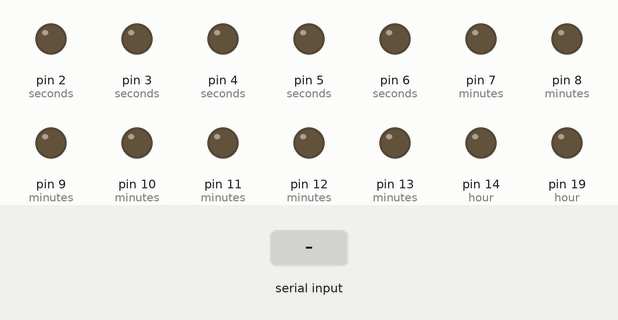
This sketch was run on a simulated Arduino Uno, built with avr-gcc and run on an emulated ATmega328P. Shown: output pins drawn as LEDs (lit = HIGH). The test bench sets the inputs (shaded band). Pins used as bus, display or sensor lines are not drawn; what the sketch prints to the serial monitor is not drawn.

Above: at 0.8 s.
0.9 s: "90,45\n" received over Serial
2.4 s: "2\n" received over Serial
3.9 s: "30,150\n" received over Serial
At 6.3 s:
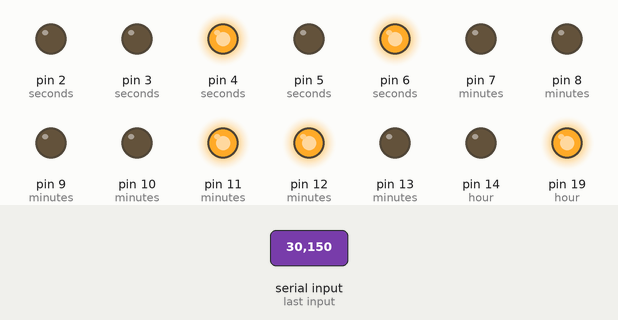
At 9.3 s:
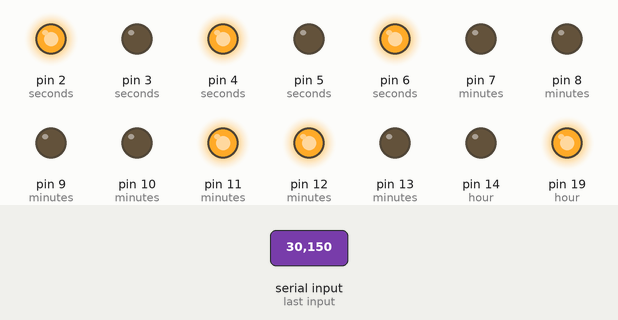
Timing chart, 0 to 15.4 s (numbered marks = the images above; inputs shaded):
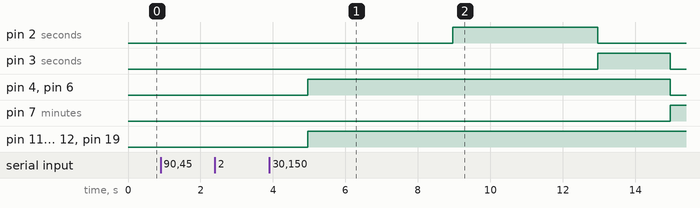

The sketch:

s_04_binary_clock.ino
```cpp
/*
* Author: Mateus Mendelson
* Web: https://sites.google.com/site/mateusmendelson/
*
* Project: Binary Clock.
* Date: 20/08/2013
*
*/

/* Headers */
#include <TimerOne.h>

/* Matrices */
// This matrix contains the binary numbers, from 0 to 9. Note that they have been inverted (the most left bit is the LSB)
boolean number [10][4] = {
  /* 0 = */ 0, 0, 0, 0,
  /* 1 = */ 1, 0, 0, 0,
  /* 2 = */ 0, 1, 0, 0,
  /* 3 = */ 1, 1, 0, 0,
  /* 4 = */ 0, 0, 1, 0,
  /* 5 = */ 1, 0, 1, 0,
  /* 6 = */ 0, 1, 1, 0,
  /* 7 = */ 1, 1, 1, 0,
  /* 8 = */ 0, 0, 0, 1,
  /* 9 = */ 1, 0, 0, 1
};

// Clock pins
int seconds[2][4] = {
  {0, 1, 2, 3},
  {4, 5, 6}
};

int minutes[2][4] = {
  {7, 8, 9, 10},
  {11, 12, 13}
};

/* Note that analog pins are also represented by numbers. So:
* Analog0 = 14
* Analog1 = 15
* Analog2 = 16
* Analog3 = 17
* Analog4 = 18
* Analog5 = 19
*
*/
int hour[2][4] = {
  {14, 15, 16, 17},
  {18, 19}
};

/* Vectors */
// This vector controls the clock
int control[6] = {0, 0, 0, 0, 0, 0};

/* Setup */
void setup ()
{
  int i;

  // Setting pins
  for (i = 0; i <= 3; i++)
  {
    pinMode (seconds[0][i], OUTPUT);
  }

  for (i = 0; i <= 2; i++)
  {
    pinMode (seconds[1][i], OUTPUT);
  }

  for (i = 0; i <= 3; i++)
  {
    pinMode (minutes[0][i], OUTPUT);
  }

  for (i = 0; i <= 3; i++)
  {
    pinMode (minutes[1][i], OUTPUT);
  }

  for (i = 0; i <= 3; i++)
  {
    pinMode (hour[0][i], OUTPUT);
  }

  for (i = 0; i <= 1; i++)
  {
    pinMode (hour[1][i], OUTPUT);
  }

  // Setting initial time
  Serial.begin (9600);
  setTime ();
  // We have to stop serial communication in order to use pins 0 and 1
  // Comment the following line in order to use the function "void print_state ()" (for debug purposes)
  Serial.end ();

  // Setting timer
  Timer1.initialize (1000000); // set a timer of length 1000000 microseconds (or 1.0 sec - or 1Hz) => the clock will be updated every 1 second
  Timer1.attachInterrupt ( update_clock_state ); // attach the service routine here
}

/* Main loop */
void loop ()
{
  // Do nothing, wait for Timer1 to call clock's update
}

// This function sets a time, so that the clock can start counting
void setTime ()
{
  // Initial time
  int h[2] = {0, 0};
  int m[2] = {0, 0};
  int s[2] = {0, 0};
  unsigned long waiting = 3000000;
  boolean input = false;

  Serial.println ("\n----- Enter current time -----");

  // This loop checks if the input is a valid hour
  do
  {
    Serial.print ("=> Hours (24h pattern, 2 digits): ");
    while ( !Serial.available() && waiting > 0)
    {
      waiting--;
      // waiting for input data
    }
    // Checking if there was input data
    if (waiting > 0)
    {
      input = true;
    }
    if (input)
    {
      h[1] = Serial.read () - 48; // Since "Serial.read ()" reads its input's ascii value, we have to decrease 48 in order store the correct value
    }

    while ( !Serial.available() && waiting > 0)
    {
      // waiting for input data
    }
    if (input)
    {
      h[0] = Serial.read () - 48;
    }

    Serial.print (h[1]);
    Serial.println (h[0]);
  }while ( (h[1] == 2 && h[0] >= 4) || h[1] >= 3 || h[1] < 0 );

  // This loop checks if the input is a valid minute
  do
  {
    Serial.print ("=> Minutes (2 digits): ");
    while ( !Serial.available() && waiting > 0)
    {
      // waiting for input data
    }
    if (input)
    {
      m[1] = Serial.read () - 48;
    }

    while ( !Serial.available() && waiting > 0)
    {
      // waiting for input data
    }
    if (input)
    {
      m[0] = Serial.read () - 48;
    }
    Serial.print (m[1]);
    Serial.println (m[0]);
  }while ( m[1] == 6 || m[1] < 0 );

  // This loop checks if the input is a valid second
  do
  {
    Serial.print ("=> Seconds (2 digits): ");
    while ( !Serial.available() && waiting > 0)
    {
      // waiting for input data
    }
    if (input)
    {
      s[1] = Serial.read () - 48;
    }

    while ( !Serial.available() && waiting > 0)
    {
      // waiting for input data
    }
    if (input)
    {
      s[0] = Serial.read () - 48;
    }
    Serial.print (s[1]);
    Serial.println (s[0]);
  }while ( s[1] == 6 || s[1] < 0 );


  // Setting clock state
  control[0] = s[0] - 1;
  control[1] = s[1];
  control[2] = m[0];
  control[3] = m[1];
  control[4] = h[0];
  control[5] = h[1];
}

// Updating clock stete
void update_clock_state ()
{
  for (int i = 0; i < 6; i++)
  {
    switch (i)
    {
      // First digit (seconds) and First digit (minutes)
      case 0:
        if (control[i] <= 8)
        {
          control[i]++;
        }
        else
        {
          control[i] = 0;
          control[i + 1]++;
        }

        break;
      case 1:
        if (control[i] > 5)
        {
          control[i] = 0;
          control[i + 1]++;
        }

        break;
      case 2:
        if (control[i] > 9)
        {
          control[i] = 0;
          control[i + 1]++;
        }

        break;
      // Second digit (seconds) and Second digit (minutes)
      case 3:
        if (control[i] > 5)
        {
          control[i] = 0;
          control[i + 1]++;
        }

        break;
      // First and Second digits (hours)
      case 4:
        if (control[i] > 9)
        {
          control[i] = 0;
          control[i + 1]++;
        }

        break;
      case 5:
        if (control[i - 1] >= 4 && control[i] == 2)
        {
          reset_control ();
        }

        break;
    }
  }

  // Updating LEDs
  update_leds ();

  //print_state ();
}

// Resets the clock, that is, mid-night
void reset_control ()
{
  for (int i = 0; i <= 5; i++)
  {
    control[i] = 0;
  }
}

// Sets output LEDs to the current state of the clock
void update_leds ()
{
  setSeconds ();
  setMinutes ();
  setHour ();
}

// Sets seconds' vectors
void setSeconds ()
{
  flash (number[control[0]], seconds[0], 4);
  flash (number[control[1]], seconds[1], 3);
}

// Sets minutes' vectors
void setMinutes ()
{
  flash (number[control[2]], minutes[0], 4);
  flash (number[control[3]], minutes[1], 3);
}

// Sets hours' vectors
void setHour ()
{
  flash (number[control[4]], hour[0], 4);
  flash (number[control[5]], hour[1], 2);
}

// Sets a LED vector
void flash (boolean vector[4], int* pins, int size_pins)
{
  int i;

  for (i = 0; i < size_pins; i++)
  {
    digitalWrite (pins[i], vector[i]);
  }
}

// This function prints the current clock's state (for debug purposes)
void print_state ()
{
  Serial.print (control[5]);
  Serial.print (control[4]);
  Serial.print ("|");
  Serial.print (control[3]);
  Serial.print (control[2]);
  Serial.print ("|");
  Serial.print (control[1]);
  Serial.println (control[0]);
}
```

Measured:
- after the input at 0.9 s, every drawn part: stays the same
- after the input at 2.4 s, every drawn part: stays the same
- after the input at 3.9 s, pin 2 (seconds): LOW → HIGH after 5.1 s, → LOW 4.0 s later; pin 3 (seconds): LOW → HIGH after 9.1 s, → LOW 2.0 s later; pin 4 (seconds), pin 6 (seconds): LOW → HIGH after 1.1 s, → LOW 10.0 s later; pin 7 (minutes): LOW → HIGH after 11.1 s; pin 11 (minutes), pin 12 (minutes), pin 19 (hour): LOW → HIGH after 1.1 s
